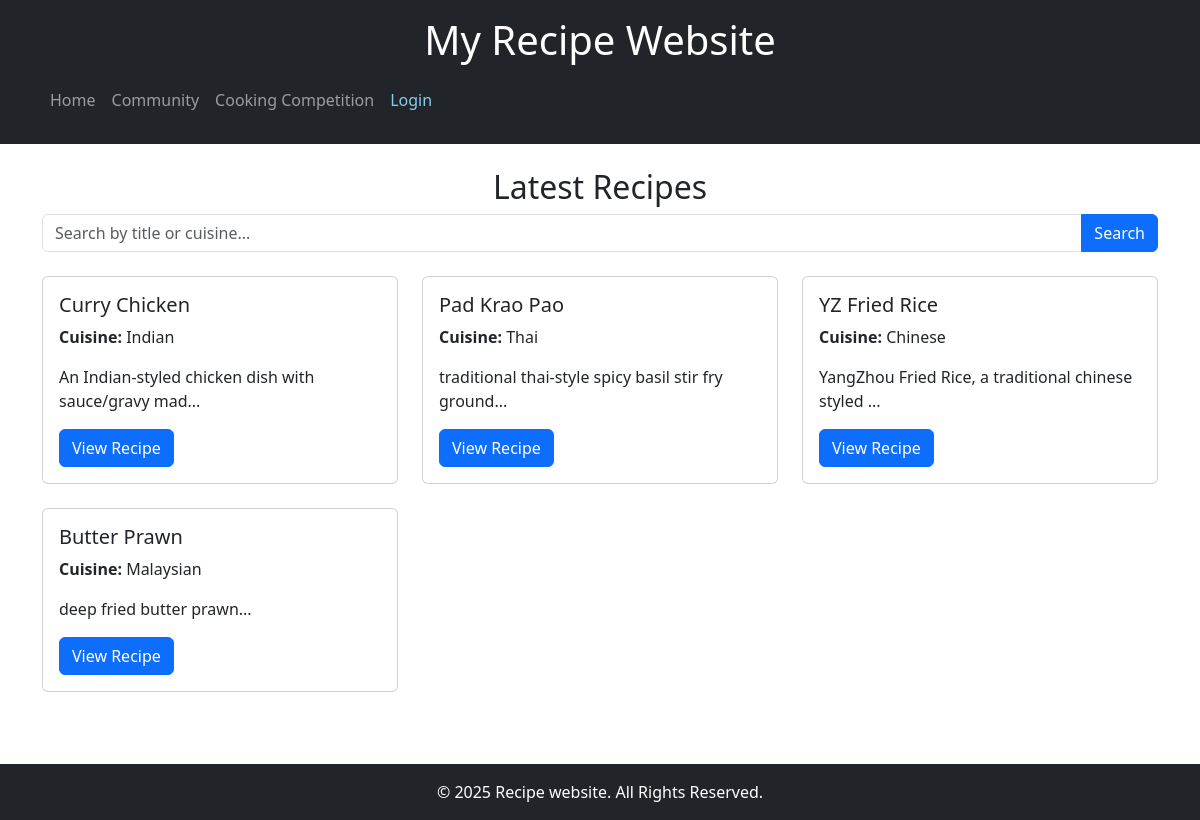
The page / on the database its author committed.
### tables this page shows
CREATE TABLE `recipes` (
  `id` int(11) NOT NULL,
  `title` varchar(255) NOT NULL,
  `cuisine` varchar(255) NOT NULL,
  `description` varchar(255) NOT NULL,
  `ingredients` varchar(255) NOT NULL,
  `steps` varchar(255) NOT NULL,
  `username` varchar(255) NOT NULL
);

### index.php (the view, shortened to what this page needs)
<?php include "./db/connect_db.php"; ?>
<!DOCTYPE html>
<html lang="en">
<head>
    <?php include "./components/styling.php"; ?>
</head>
<body>
    <?php include "./components/navbar.php"; ?>
    <div class="container mt-4">
        <?php
        $username = $_SESSION["username"] ?? null;
        $admin_username = "admin";
        if (isset($_GET['id']) && is_numeric($_GET['id'])) {
            $recipe_id = intval($_GET['id']);
            $query = "SELECT title, cuisine, description, ingredients, steps, username FROM recipes WHERE id = ?";
            $stmt = $conn->prepare($query);
            $stmt->bind_param("i", $recipe_id);
            $stmt->execute();
            $result = $stmt->get_result();
            if ($result->num_rows > 0) {
                $recipe = $result->fetch_assoc();
                ?>
                <h2 class="text-center"><?php echo htmlspecialchars($recipe['title']); ?></h2>
                <p class="text-center"><strong>Cuisine:</strong> <?php echo htmlspecialchars($recipe['cuisine']); ?></p>
                <div class="card">
                    <div class="card-body">
                        <p><strong>Description:</strong></p>
                        <p class="mb-3"><?php echo nl2br(htmlspecialchars($recipe['description'])); ?></p>
                        <p><strong>Ingredients:</strong></p>
                        <pre class="bg-light p-3"><?php echo nl2br(htmlspecialchars($recipe['ingredients'])); ?></pre>
                        <p><strong>Preparation Steps:</strong></p>
                        <pre class="bg-light p-3"><?php echo nl2br(htmlspecialchars($recipe['steps'])); ?></pre>
                        <a href="index.php" class="btn btn-secondary mt-3">Back to Recipes</a>
                        <?php if ($username === $admin_username || $username === $recipe['username']) { ?>
                            <a href="delete_recipe.php?id=<?php echo $recipe_id; ?>" class="btn btn-danger mt-3"
                               onclick="return confirm('Are you sure you want to delete this recipe?');">Delete Recipe</a>
                        <?php } ?>
                    </div>
                </div>
                <?php
            } else {
                echo "<p class='text-center text-danger'>Recipe not found.</p>";
            }
            $stmt->close();
        } else {
            ?>
            <h2 class="text-center">Latest Recipes</h2>
            <form method="GET" action="index.php" class="mb-4">
                <div class="input-group">
                    <input type="text" class="form-control" name="search" placeholder="Search by title or cuisine..."
                        value="<?php echo isset($_GET['search']) ? htmlspecialchars($_GET['search']) : ''; ?>">
                    <button class="btn btn-primary" type="submit">Search</button>
                </div>
            </form>
            <div class="row">
                <?php
                if (isset($_GET['search']) && !empty($_GET['search'])) {
                    $search = "%" . $conn->real_escape_string($_GET['search']) . "%";
                    $query = "SELECT id, title, cuisine, description, username FROM recipes WHERE title LIKE ? OR cuisine LIKE ? ORDER BY id DESC";
                    $stmt = $conn->prepare($query);
                    $stmt->bind_param("ss", $search, $search);
                    $stmt->execute();
                    $result = $stmt->get_result();
                } else {
                    $query = "SELECT id, title, cuisine, description, username FROM recipes ORDER BY id DESC LIMIT 6";
                    $result = $conn->query($query);
                }
                if ($result && $result->num_rows > 0) {
                    while ($row = $result->fetch_assoc()) {
                        ?>
                        <div class="col-md-4 mb-4">
                            <div class="card">
                                <div class="card-body">
                                    <h5 class="card-title"><?php echo htmlspecialchars($row['title']); ?></h5>
                                    <p><strong>Cuisine:</strong> <?php echo htmlspecialchars($row['cuisine']); ?></p>
                                    <p class="card-text">
                                        <?php echo nl2br(htmlspecialchars(substr($row['description'], 0, 50))) . '...'; ?>
                                    </p>
                                    <a href="index.php?id=<?php echo $row['id']; ?>" class="btn btn-primary">View Recipe</a>
                                </div>
                            </div>
                        </div>
                        <?php
                    }
                } else {
                    echo "<p class='text-center text-muted'>No recipes found.</p>";
                }
                ?>
            </div>
            <?php
        }
        ?>
    </div>
    <?php include "./components/footer.php"; ?>
</body>
</html>

### components/styling.php (shortened to what this page needs)
<link href="https://cdn.jsdelivr.net/npm/bootstrap@5.3.0/dist/css/bootstrap.min.css" rel="stylesheet">

### components/navbar.php (shortened to what this page needs)
<header class="bg-dark text-white p-3 text-center">
    <h1>My Recipe Website</h1>
    <nav class="navbar navbar-expand-lg navbar-dark bg-dark">
        <div class="container">
            <div class="collapse navbar-collapse" id="navbarNav">
                <ul class="navbar-nav">
                    <li class="nav-item"><a class="nav-link" href="index.php">Home</a></li>
                    <li class="nav-item"><a class="nav-link" href="community_engagement.php">Community</a></li>
                    <li class="nav-item"><a class="nav-link" href="competition.php">Cooking Competition</a></li>
                    <li class="nav-item">
                        <a class="nav-link" style="<?php echo isset($_SESSION["username"]) ? "color: red" : "color: skyblue"; ?>"
                            href="<?php echo isset($_SESSION["username"]) ? "logout.php" : "login.php"; ?>">
                            <?php echo isset($_SESSION["username"]) ? "Logout" : "Login"; ?>
                        </a>
                    </li>
                </ul>
            </div>
        </div>
    </nav>
</header>

### components/footer.php
<footer class="bg-dark text-white text-center py-3 mt-5">
    <div class="container">
        <p class="mb-0">© <?php echo date("Y"); ?> Recipe website. All Rights Reserved.</p>
    </div>
</footer>

### rows shown on the page
recipes: title "Curry Chicken", cuisine "Indian", description "An Indian-styled chicken dish with sauce/gravy mad"
recipes: title "Pad Krao Pao", cuisine "Thai", description "traditional thai-style spicy basil stir fry ground"
recipes: title "YZ Fried Rice", cuisine "Chinese", description "YangZhou Fried Rice, a traditional chinese styled"
recipes: title "Butter Prawn", cuisine "Malaysian", description "deep fried butter prawn"
